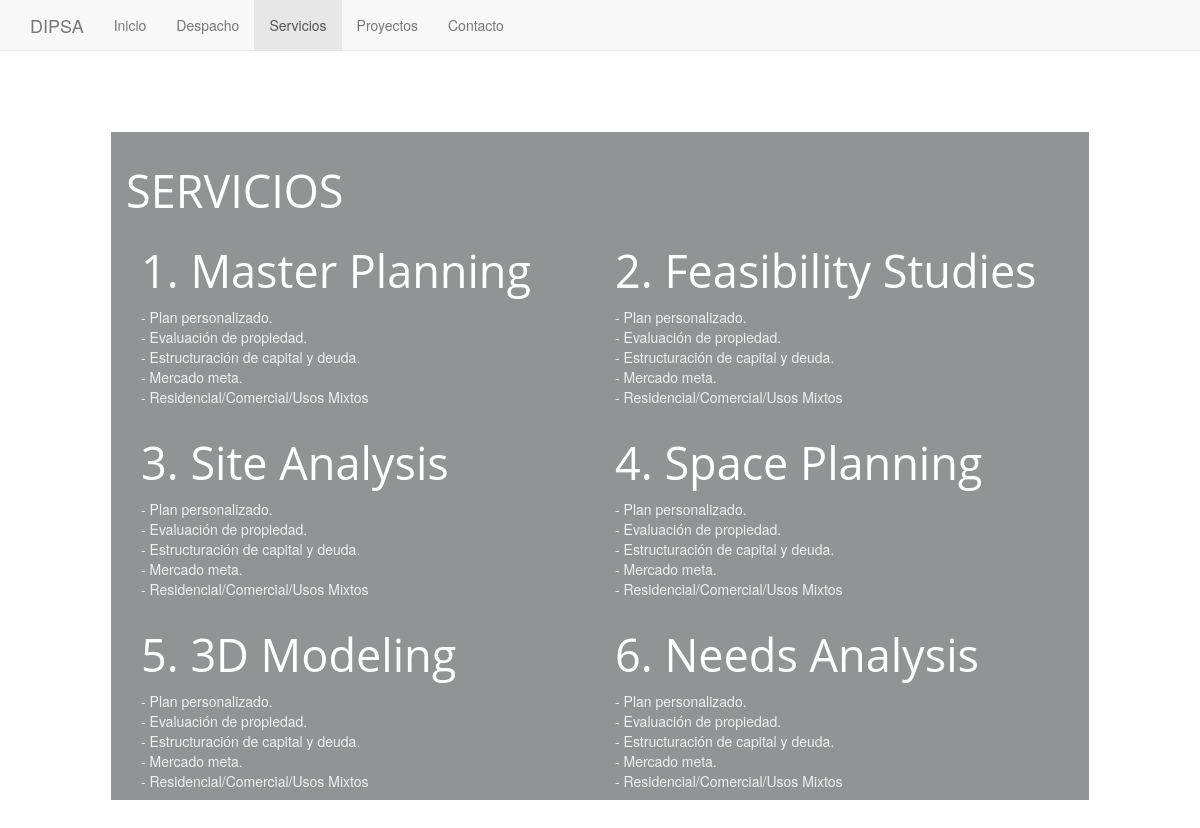
Page /index.php/servicios/servicios on the committed database.
### tables this page shows
CREATE TABLE IF NOT EXISTS `servicios` (
  `idServicios` int(11) NOT NULL AUTO_INCREMENT,
  `servicioTitulo1` varchar(30) DEFAULT NULL,
  `servicioTitulo2` varchar(30) DEFAULT NULL,
  `servicioTitulo3` varchar(30) DEFAULT NULL,
  `servicioTitulo4` varchar(30) DEFAULT NULL,
  `servicioTitulo5` varchar(30) DEFAULT NULL,
  `servicioTitulo6` varchar(30) DEFAULT NULL,
  `servicioTexto1` text,
  `servicioTexto2` text,
  `servicioTexto3` text,
  `servicioTexto4` text,
  `servicioTexto5` text,
  `servicioTexto6` text,
  PRIMARY KEY (`idServicios`)
);

### application/controllers/Servicios.php (called while the page is built, shortened)
<?php
    class Servicios extends CI_Controller {
        public function __construct(){
            $this->load->model('servicios_model');
        }
        public function view($page = 'servicios'){
            $this->load->helper('url');
            $data['servicios'] = $this->servicios_model->get_servicios();
            $this->load->view('servicios/'.$page, $data);
        }
    }
?>

### index.php (called while the page is built, shortened)
<?php
require_once BASEPATH.'core/CodeIgniter.php';

### application/models/Servicios_model.php (called while the page is built, shortened)
<?php
	class Servicios_model extends CI_Model {
	        public function get_servicios(){
                $query = $this->db->get('servicios');
                return $query->result_array();
			}
	}
?>

### application/views/servicios/servicios.php (the view, shortened to what this page needs)
<?php foreach ($servicios as $servicios_item): ?>
<!DOCTYPE html>
 <html class="no-js">
    <head>
       	<link rel="stylesheet" href="<?php echo base_url()."/css/normalize.css";?>">
        <link rel="stylesheet" href="<?php echo base_url()."/css/main.css";?>">
        <link rel="stylesheet" href="<?php echo base_url()."/css/bootstrap.css";?>">
    </head>
    <body class="loading">
        <nav class="navbar navbar-default navbar-fixed-top">
        	<div class="container">
        		<div class="navbar-header">
        			<a class="navbar-brand" href="/dipsa/">DIPSA</a>
        		</div>
        		<div id="navbar" class="navbar-collapse collapse">
        			<ul class="nav navbar-nav">
						<li id="inicio" class=""><a href="/dipsa/">Inicio</a></li>
						<li id="despacho" class=""><a href="/dipsa/index.php/despacho/despacho">Despacho</a></li>
        				<li id="servicios" class="active"><a href="#">Servicios</a></li>
        				<li id="proyectos" class=""><a href="/dipsa/index.php/proyectos/proyectos">Proyectos</a></li>
                        <li id="contacto" class=""><a href="/dipsa/index.php/contacto/contacto">Contacto</a></li>
        			</ul>
        		</div>
        	</div>
        </nav>
        <main>
            <section id="servicios-1" class="homeSlide">
                <div class="bcg"
                    data-center="background-position: 50% 0px;"
                    data-top-bottom="background-position: 50% 0px;"
                    data-bottom-top="background-position: 50% 0px;"
                    data-anchor-target="#servicios-1">
                    <div class="hsContainer" style="top:4%;">
                        <div class="hsContent panel-transparent">
                            <div class="container-fluid">
                                <div class="row">
                                    <div class="panel-body">
                                        <h2>
                                            SERVICIOS
                                        </h2>
                                        <div class="col-lg-6 col-md-6 col-xs-12">
					                		<h2>
					                			<?=$servicios_item['servicioTitulo1']?>
					                		</h2>
					                		<p>
					                			<?php echo nl2br($servicios_item['servicioTexto1'])?>
					                		</p>
					                    </div>
					                    <div class="col-lg-6 col-md-6 col-xs-12">
					                    	<h2>
					                			<?=$servicios_item['servicioTitulo2']?>
					                		</h2>
					                		<p>
					                			<?php echo nl2br($servicios_item['servicioTexto2'])?>
					                		</p>
					                    </div>
					                    <div class="col-lg-6 col-md-6 col-xs-12">
					                    	<h2>
					                			<?=$servicios_item['servicioTitulo3']?>
					                		</h2>
					                		<p>
					                			<?php echo nl2br($servicios_item['servicioTexto3'])?>
					                		</p>
					                    </div>
					                    <div class="col-lg-6 col-md-6 col-xs-12">
					                    	<h2>
					                			<?=$servicios_item['servicioTitulo4']?>
					                		</h2>
					                		<p>
					                			<?php echo nl2br($servicios_item['servicioTexto4'])?>
					                		</p>
					                    </div>
					                    <div class="col-lg-6 col-md-6 col-xs-12">
					                    	<h2>
					                			<?=$servicios_item['servicioTitulo5']?>
					                		</h2>
					                		<p>
					                			<?php echo nl2br($servicios_item['servicioTexto5'])?>
					                		</p>
					                    </div>
					                    <div class="col-lg-6 col-md-6 col-xs-12">
					                    	<h2>
					                			<?=$servicios_item['servicioTitulo6']?>
					                		</h2>
					                		<p>
					                			<?php echo nl2br($servicios_item['servicioTexto6'])?>
					                		</p>
					                    </div>
                                    </div>
                                </div>
                            </div>
                        </div>
                    </div>
                </div>
            </section>
        </main>
    </body>
</html>
<?php endforeach ?>

### css/main.css (style rules this page uses)
html, button, input, select, textarea { color: #222; }
body { font-size: 1em; line-height: 1.4; }
.panel-transparent { background: none; }
.panel-transparent .panel-body { background: rgba(37, 41, 45,.5)!important; }
body, html { height: 100%; min-height: 100%; background-color: #000000; }
h2 { margin-top: 0; }
section { min-width: 320px; opacity: 0; }
.loaded section, .no-js section { opacity: 1; -webkit-transition: opacity 300ms ease-out; -moz-transition: opacity 300ms ease-out; transition: opacity 300ms ease-out; }
main { overflow-x: hidden; }
.bcg { background-position: center center; background-repeat: no-repeat; background-attachment: fixed; background-size: cover; height: 110%; width: 100%; }
.hsContainer { display: table; table-layout: fixed; width: 100%; height: 100%; overflow: hidden; position: relative; }
.hsContent { max-width: 450px; margin: -150px auto 0 auto; display: table-cell; vertical-align: middle; color: #ebebeb; padding: 0 8%; text-align: center }
.hsContent h2, .copy h2 { color: #ffffff; font-size: 45px; line-height: 48px; margin-bottom: 12px; }
.hsContent p { width: 400px; margin: 0 auto; color: #F0F0F0; margin-bottom: 12px; text-align: justify; }
.hsContent .row { text-align: left; margin: 0 auto; color: #b2b2b2; }
.hsContent .row p { width:100%; }

### rows in the picture
servicios: servicioTitulo1 "1. Master Planning", servicioTexto1 "- Plan personalizado. - Evaluación de propiedad. - Estructuración de capital y deuda. - Mercado meta. - Residencial/Comercial/Usos Mixtos", servicioTitulo2 "2. Feasibility Studies", servicioTexto2 "- Plan personalizado. - Evaluación de propiedad. - Estructuración de capital y deuda. - Mercado meta. - Residencial/Comercial/Usos Mixtos", servicioTitulo3 "3. Site Analysis", servicioTexto3 "- Plan personalizado. - Evaluación de propiedad. - Estructuración de capital y deuda. - Mercado meta. - Residencial/Comercial/Usos Mixtos", servicioTitulo4 "4. Space Planning", servicioTexto4 "- Plan personalizado. - Evaluación de propiedad. - Estructuración de capital y deuda. - Mercado meta. - Residencial/Comercial/Usos Mixtos", servicioTitulo5 "5. 3D Modeling", servicioTexto5 "- Plan personalizado. - Evaluación de propiedad. - Estructuración de capital y deuda. - Mercado meta. - Residencial/Comercial/Usos Mixtos", servicioTitulo6 "6. Needs Analysis", servicioTexto6 "- Plan personalizado. - Evaluación de propiedad. - Estructuración de capital y deuda. - Mercado meta. - Residencial/Comercial/Usos Mixtos"
